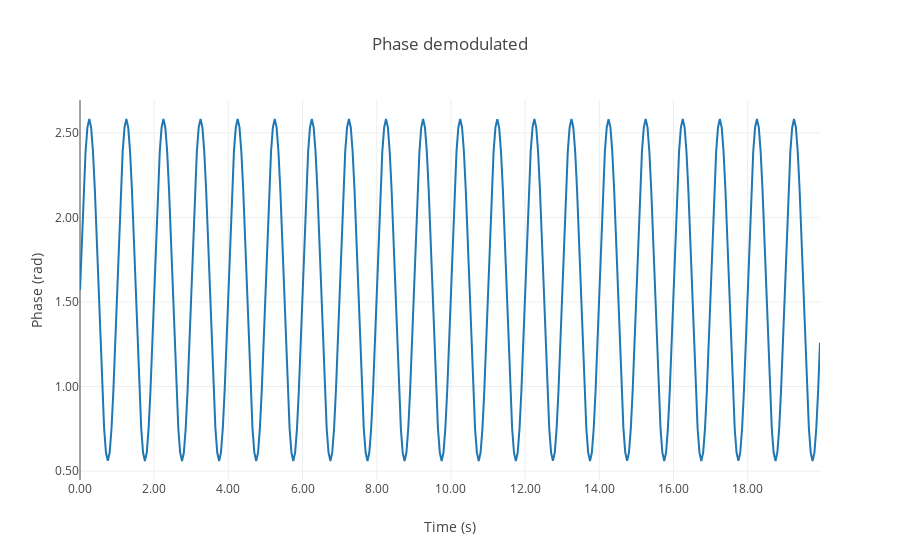

The cell this chart's notebook holds for it:
### Code cell
polar = go.Scatter(
    x=timestamp[0, 0, :],
    y=demod,
    #name='I',
)

data = [polar]

layout = go.Layout(
    title='Phase demodulated',
    xaxis=dict(tickformat='.2f', title='Time (s)'),
    yaxis=dict(tickformat='.2f', title='Phase (rad)'),
)

fig = go.Figure(data, layout=layout)
iplot(fig, filename='Demodulated.html')

### Figure 1 — Plotly figure (JSON) as saved in the notebook; plotly's stock layout.template omitted (floating-point values rounded to 4 significant figures; data arrays with more than 128 entries replaced by an {"elided": "..."} marker saying what was removed)
{"data": [{"type": "scatter", "uid": "f17f3243-c5cd-42b0-be52-f61b104c2035", "x": {"elided": "400 float values"}, "y": {"elided": "400 float values"}}], "layout": {"title": {"text": "Phase demodulated"}, "xaxis": {"tickformat": ".2f", "title": {"text": "Time (s)"}}, "yaxis": {"tickformat": ".2f", "title": {"text": "Phase (rad)"}}}}
